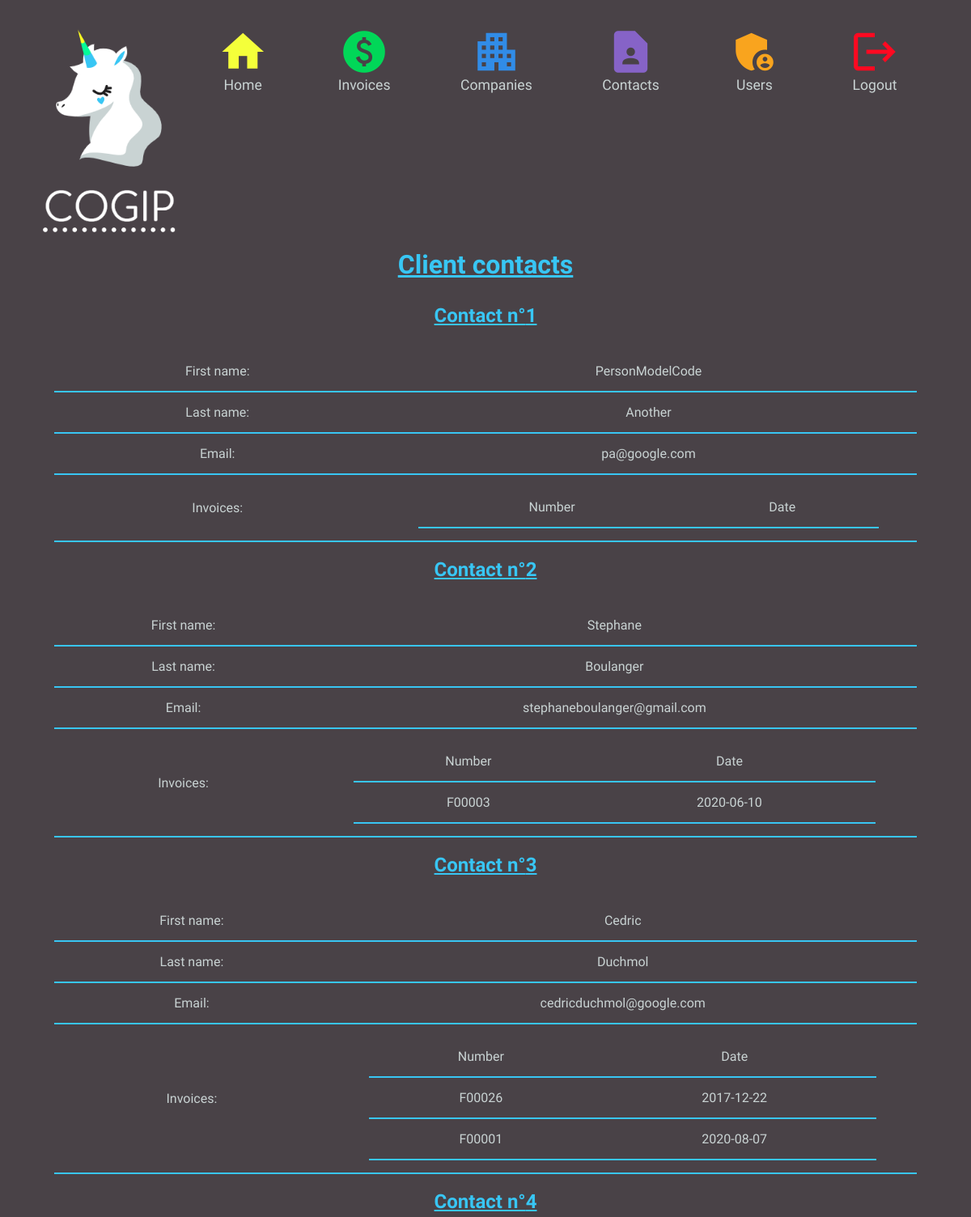
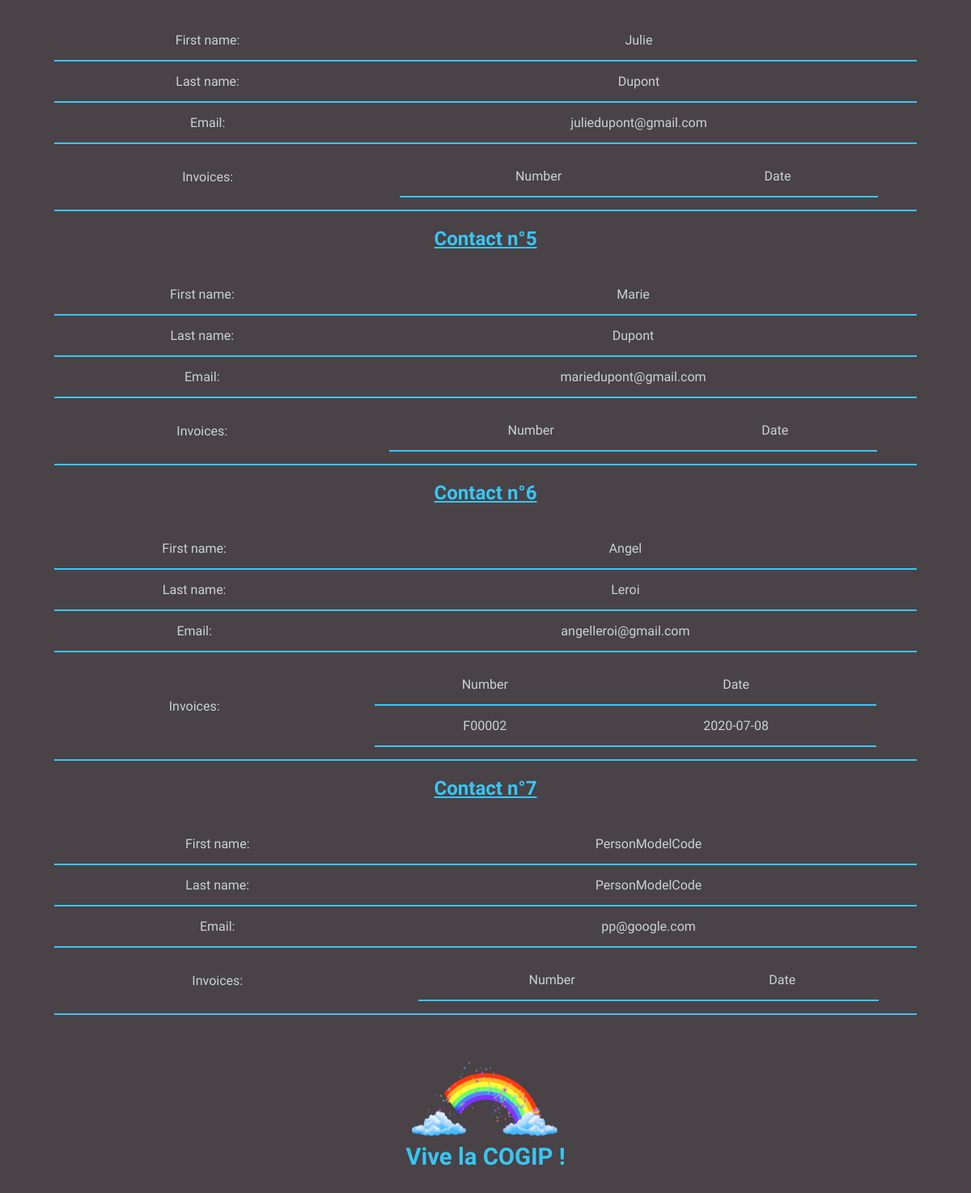
Page /clientsDetail/1 (signed in) on the committed database (2 pictures, top to bottom).
### tables this page shows
CREATE TABLE IF NOT EXISTS `person` (
                                         `id` int(11) UNSIGNED NOT NULL,
                                         `firstname` varchar(45) NOT NULL,
                                         `lastname` varchar(45) NOT NULL,
                                         `email` varchar(45) NOT NULL,
                                         `company_id` int(11) NOT NULL
);

CREATE TABLE IF NOT EXISTS `invoice` (
                                          `id` int(11) UNSIGNED NOT NULL,
                                          `number` varchar(11) NOT NULL,
                                          `date` date NOT NULL,
                                          `company_id` int(11) NOT NULL,
                                          `person_id` int(11) NOT NULL
);

### controllers/controller.php (called while the page is built, shortened)
<?php
	class Controller
	{
		public function clientsDetailPage($id)
		{
			$clientsDetailModel = new ClientsDetailModel();
			$clientsDetailView = $clientsDetailModel->getClientsDetail($id);
			$clientsInvoicesView = $clientsDetailModel->getClientsInvoices($id);
			include_once "views/clientsDetailView.php";
		}
	}

### src/Router/Route.php (called while the page is built, shortened)
<?php
	class Route
	{
		private $path;
		private $callable;
		private $matches = [];
		public function __construct($path, $callable) {
			$this->path = trim($path, '/');
			$this->callable = $callable;
		}
		public function match($url){
			$url = trim($url, '/');
			$path = preg_replace_callback('#:([\w]+)#', [$this, 'paramMatch'], $this->path);
			$regex = "#^$path$#i";
			if(!preg_match($regex, $url, $matches)) {
				return false;
			}
			array_shift($matches);
			$this->matches = $matches;
			return true;
		}
		public function call() {
			if(is_string($this->callable)) {
				$params = explode('#', $this->callable);
				$controller = new $controller();
				return call_user_func_array([$controller, $params[1]], $this->matches);
			} else {
				return call_user_func_array($this->callable, $this->matches);
			}
		}
	}

### src/Router/Router.php (called while the page is built, shortened)
<?php
	require_once 'Route.php';
	class Router
	{
		private $url;
		private $routes = [];
		public function __construct($url) {
			$this->url = $url;
		}
		private function add($path, $callable, $name, $method) {
			$route = new Route($path, $callable);
			$this->routes[$method][] = $route;
			return $route;
		}
		public function run() {
			foreach ($this->routes[$_SERVER['REQUEST_METHOD']] as $route) {
				if($route->match($this->url)) {
					return $route->call();
				}
			}
			throw new RouterException('No matching routes');
		}
	}

### index.php (called while the page is built)
<?php
	require_once 'src/Router/Router.php';
	require_once "controllers/controller.php";
	$router = new Router($_GET['url']);
	$router->get('/', "Controller#dashboard");
	$router->get('/dashboard', "Controller#dashboard");
	$router->get('/logout', "Controller#logout");
	$router->get('/create-person', "Controller#addNewPerson");
	$router->post('/create-person', "Controller#addNewPerson");
	$router->get('/create-invoice', "Controller#addNewInvoice");
	$router->post('/create-invoice', "Controller#addNewInvoice");
	$router->get('/create-company', "Controller#addNewCompany");
	$router->post('/create-company', "Controller#addNewCompany");
	$router->get('/edit_company/:id', "Controller#editCompany")->with('id', '[0-9]+');
	$router->post('/edit_company/:id', "Controller#editCompany")->with('id', '[0-9]+');
	$router->get('/delete_company/:id', "Controller#deleteCompany")->with('id', '[0-9]+');
	$router->post('/delete_company/:id', "Controller#deleteCompany")->with('id', '[0-9]+');
	$router->get('/edit_contact/:id', "Controller#editContact")->with('id', '[0-9]+');
	$router->post('/edit_contact/:id', "Controller#editContact")->with('id', '[0-9]+');
	$router->get('/delete_contact/:id', "Controller#deleteContact")->with('id', '[0-9]+');
	$router->post('/delete_contact/:id', "Controller#deleteContact")->with('id', '[0-9]+');
	$router->get('/companies', "Controller#companyPage");
	$router->get('/companyDetail/:id', "Controller#companyDetailPage")->with('id', '[0-9]+');
	$router->get('/clients', "Controller#clientsPage");
	$router->get('/clientsDetail/:id', "Controller#clientsDetailPage")->with('id', '[0-9]+');
	$router->get('/providers', "Controller#providersPage");
	$router->get('/providersDetail/:id', "Controller#providersDetailPage")->with('id', '[0-9]+');
	$router->get('/people', "Controller#peoplePage");
	$router->get('/peopleDetail/:id', "Controller#peopleDetailPage")->with('id', '[0-9]+');
    $router->get('/login', function() { $controller = new Controller(); $controller->login(); });
    $router->post('/login', function() { include_once "models/Auth/login.php"; });
    $router->get('/users', function() { $controller = new Controller(); $controller->users(); });
    $router->get('/newUser', function() { $controller = new Controller(); $controller->newUser(); });
    $router->post('/newUser', function() { $controller = new Controller(); $controller->newUser(); });
    $router->get('/confirmDelete', function() { $controller = new Controller(); $controller->confirmDeleteUser(); });
    $router->get('/deleteUser', function() { $controller = new Controller(); $controller->deleteUser(); });
    $router->get('/updateUser', function() { $controller = new Controller(); $controller->updateUser(); });
    $router->post('/updateUser', function() { $controller = new Controller(); $controller->updateUser(); });
    $router->get('/invoice', function() { $controller = new Controller(); $controller->invoicesList(); });
    $router->get('/editInvoice', function() { $controller = new Controller(); $controller->editInvoice(); });
    $router->post('/editInvoice', function() { $controller = new Controller(); $controller->editInvoice(); });
    $router->get('/confirmDeleteInvoice', function() { $controller = new Controller(); $controller->confirmDeleteInvoice(); });
    $router->get('/deleteInvoice', function() { $controller = new Controller(); $controller->deleteInvoice(); });
	try {
		$router->run();
	} catch (RouterException $e) {
	    echo $e->getMessage();
	}

### src/Config/Database.php (called while the page is built)
<?php
	class Database
	{
		private $host = 'localhost';
		private $dbname = 'accounting_cogip';
		private $login = 'root';
		private $password = 'root';
		function connect() {
			try {
				$dsn = "mysql:host={$this->host};dbname={$this->dbname};charset=utf8";
				$login = $this->login;
				$password = $this->password;
				$db = new PDO($dsn, $login, $password);
				$db->setAttribute(PDO::ATTR_ERRMODE, PDO::ERRMODE_EXCEPTION);
			}
			catch(Exception $e) {
				die("Error : " . $e->getMessage());
			}
			finally {
				return ($db);
			}
		}
	}

### models/ClientsDetailModel.php (called while the page is built, shortened)
<?php
include_once "src/Config/Database.php";
	class ClientsDetailModel
	{
		protected $pdo;
        protected $clientsDetail;
		public function __construct() {
			$this->db = new Database();
			$this->pdo = $this->db->connect();
		}
        private function selectClients($id){
            $sql = "SELECT * FROM person WHERE company_id = ? ORDER BY lastname ASC";
            $stmt = $this->pdo->prepare($sql);
			$stmt->execute([$id]);
			$clientsDetail = $stmt->fetchAll();
            $this->clientsDetail = $clientsDetail;
        }
		public function getClientsDetail($id){
            $this->selectClients($id);
            return $this->clientsDetail;
		}
        private function selectClientsInvoices($id){
			$sql2 = "SELECT * FROM invoice WHERE company_id = ? ORDER BY date ASC";
			$stmt2 = $this->pdo->prepare($sql2);
			$stmt2->execute([$id]);
			$clientsInvoicesView = $stmt2->fetchAll();
			$this->clientsInvoicesView = $clientsInvoicesView;
        }
		public function getClientsInvoices($id){
            $this->selectClientsInvoices($id);
            return $this->clientsInvoicesView;
		}
	}

### views/clientsDetailView.php (the view)
<?php require 'views/parts/header.php';?>
<h1> Client contacts </h1>
<?php
include_once "models/ClientsDetailModel.php";
require_once "controllers/controller.php";
for ($x=0, $y=1; $x<sizeof($clientsDetailView); $x++, $y++){
    echo "<h2>Contact n°" .$y ."</h2>";
    echo "<table>";
    echo "<tr><td>First name: </td><td>".$clientsDetailView[$x]["firstname"] ."</td></tr>"
         ."<tr><td>Last name: </td><td>".$clientsDetailView[$x]["lastname"] ."</td></tr>"
         ."<tr><td>Email: </td><td>".$clientsDetailView[$x]["email"] ."</td></tr>"
         ."<tr><td>Invoices: </td><td>"
            ."<table><tr><td>Number</td><td>Date</td></tr>";
    for ($i=0; $i<sizeof($clientsInvoicesView); $i++){
        if ($clientsInvoicesView[$i]["person_id"]==$clientsDetailView[$x]["id"]){
            echo "<tr><td>" .$clientsInvoicesView[$i]["number"] ."</td>"
                ."<td>" .$clientsInvoicesView[$i]["date"] ."</td></tr>";
        }
    }
    echo "</table></td></tr></table>";
}
?>
<?php require 'views/parts/footer.php';?>

### assets/css/style.css (style rules this page uses)
h1,h2 { color: #38c6f4 ; font-family: 'Dosis', sans-serif; text-decoration-line: underline; text-align: center; text-decoration: underline; margin-bottom: 30px; margin-top: 20px; }
html, body { padding-bottom: 1rem; font-family: 'Dosis', sans-serif !important; background-color: #494247 !important; }
table { border-collapse: collapse; border-spacing: 0; text-align: center; margin: auto; width: 90%; }
table, td, th { color:#c9d3d3 ; }
td,th { padding: 15px; border-bottom: 2px solid #38c6f4; text-align: center; color: #c9d3d3 ; }

### rows in the picture
person: firstname "PersonModelCode", lastname "Another", email "pa@google.com"
person: firstname "Stephane", lastname "Boulanger", email "stephaneboulanger@gmail.com"
invoice: number "F00003", date "2020-06-10"
person: firstname "Cedric", lastname "Duchmol", email "cedricduchmol@google.com"
invoice: number "F00026", date "2017-12-22"
invoice: number "F00001", date "2020-08-07"
person: firstname "Julie", lastname "Dupont", email "juliedupont@gmail.com"
person: firstname "Marie", lastname "Dupont", email "mariedupont@gmail.com"
person: firstname "Angel", lastname "Leroi", email "angelleroi@gmail.com"
invoice: number "F00002", date "2020-07-08"
person: firstname "PersonModelCode", lastname "PersonModelCode", email "pp@google.com"
